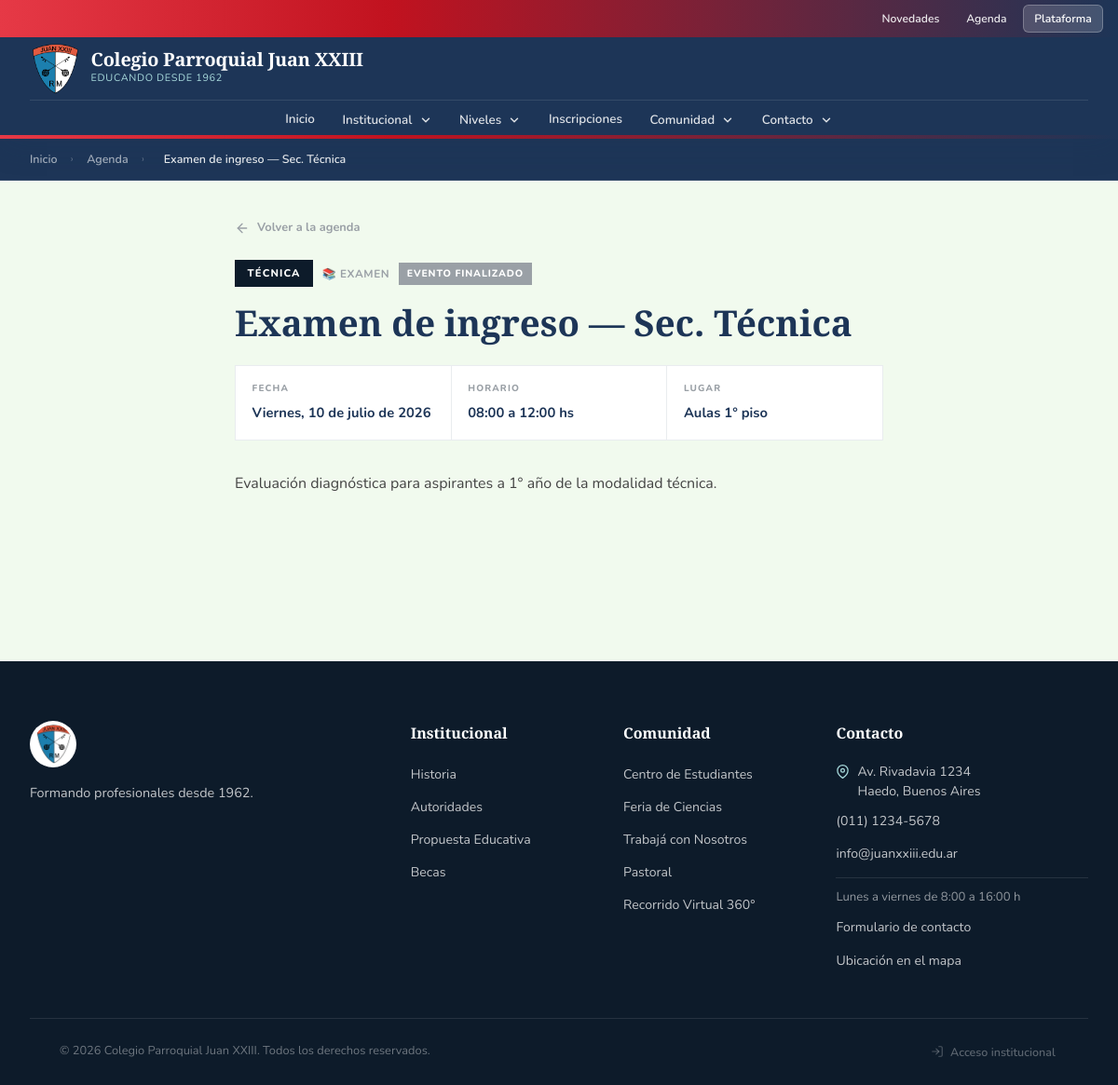
The app's page /evento?id=4 with its own data.
### tables this page shows
CREATE TABLE `agenda` (
  `id_evento` int(11) NOT NULL,
  `titulo` varchar(180) NOT NULL,
  `descripcion` text DEFAULT NULL,
  `etiqueta` enum('Inicial','Primario','Técnica','Orientada','Global') NOT NULL DEFAULT 'Global',
  `tipo` enum('Acto','Formulario','Reunión','Examen','Feriado','Inscripción','Otro') NOT NULL DEFAULT 'Otro',
  `fecha_evento` date NOT NULL,
  `hora_inicio` time DEFAULT NULL,
  `hora_fin` time DEFAULT NULL,
  `lugar` varchar(180) DEFAULT NULL,
  `enlace` varchar(255) DEFAULT NULL,
  `id_usuario` int(11) NOT NULL,
  `created_at` datetime NOT NULL DEFAULT current_timestamp()
);

### evento.php (the view, shortened to what this page needs)
<?php
$pdo = db();
$id = filter_input(INPUT_GET, 'id', FILTER_VALIDATE_INT);
$stmt = $pdo->prepare("
    SELECT a.id_evento, a.titulo, a.descripcion, a.etiqueta, a.tipo,
           a.fecha_evento, a.hora_inicio, a.hora_fin, a.lugar, a.enlace,
           CONCAT(u.nombre, ' ', u.apellido) AS autor
    FROM agenda a
    JOIN usuarios u ON u.id_usuario = a.id_usuario
    WHERE a.id_evento = ?
");
$stmt->execute([$id]);
$ev = $stmt->fetch();
function etiqueta_color(string $e): string {
    return match($e) {
        'Inicial'   => '#E63946',
        'Primario'  => '#1D3557',
        'Secundario'=> '#2a9d8f',
        'Técnica'   => '#0d1b2a',
        'Orientada' => '#457B9D',
        'Global'    => '#6d6875',
        default     => '#888',
    };
}
function tipo_icono(string $t): string {
    return match($t) {
        'Acto'        => '🎤',
        'Formulario'  => '📝',
        'Reunión'     => '👥',
        'Examen'      => '📚',
        'Feriado'     => '🏖',
        'Inscripción' => '🗂',
        default       => '📌',
    };
}
function fecha_larga(string $fecha): string {
    $dias  = ['Domingo','Lunes','Martes','Miércoles','Jueves','Viernes','Sábado'];
    $meses = ['', 'enero','febrero','marzo','abril','mayo','junio',
              'julio','agosto','septiembre','octubre','noviembre','diciembre'];
    $t = strtotime($fecha);
    return $dias[(int)date('w',$t)] . ', ' . date('j', $t) . ' de ' . $meses[(int)date('n', $t)] . ' de ' . date('Y', $t);
}
function rango_horario(?string $ini, ?string $fin): string {
    $h = substr($ini, 0, 5);
    if ($fin) $h .= ' a ' . substr($fin, 0, 5);
    return $h . ' hs';
}
$color  = etiqueta_color($ev['etiqueta']);
$es_pasado = $ev['fecha_evento'] < date('Y-m-d');
require __DIR__ . '/partials/header.php';
?>
<div class="breadcrumb">
  <a href="./">Inicio</a>
  <span class="breadcrumb-sep">›</span>
  <a href="agenda">Agenda</a>
  <span class="breadcrumb-sep">›</span>
  <span class="breadcrumb-current"><?= htmlspecialchars($ev['titulo']) ?></span>
</div>
<div class="ev-wrap">
  <a href="agenda" class="btn-volver">
    <svg viewBox="0 0 24 24"><line x1="19" y1="12" x2="5" y2="12"/><polyline points="12 19 5 12 12 5"/></svg>
    Volver a la agenda
  </a>
  <div class="ev-top">
    <span class="ev-badge" style="background:<?= $color ?>"><?= htmlspecialchars($ev['etiqueta']) ?></span>
    <span class="ev-tipo-tag"><?= tipo_icono($ev['tipo']) ?> <?= htmlspecialchars($ev['tipo']) ?></span>
    <?php if ($es_pasado): ?><span class="ev-pasado-tag">Evento finalizado</span><?php endif; ?>
  </div>
  <h1 class="ev-title"><?= htmlspecialchars($ev['titulo']) ?></h1>
  <div class="ev-summary">
    <div class="ev-summary-item">
      <div class="lbl">Fecha</div>
      <div class="val"><?= fecha_larga($ev['fecha_evento']) ?></div>
    </div>
    <div class="ev-summary-item">
      <div class="lbl">Horario</div>
      <div class="val"><?= rango_horario($ev['hora_inicio'], $ev['hora_fin']) ?></div>
    </div>
    <?php if (!empty($ev['lugar'])): ?>
    <div class="ev-summary-item">
      <div class="lbl">Lugar</div>
      <div class="val"><?= htmlspecialchars($ev['lugar']) ?></div>
    </div>
    <?php endif; ?>
  </div>
  <?php if (!empty($ev['descripcion'])): ?>
    <div class="ev-desc"><?= htmlspecialchars($ev['descripcion']) ?></div>
  <?php endif; ?>
</div>
<?php require __DIR__ . '/partials/footer.php';

### assets/css/styles.css (style rules this page uses)
*, *::before, *::after { box-sizing: border-box; margin: 0; padding: 0; }
:root { --red: #E63946; --red-dark: #c1121f; --blue-dark: #1D3557; --blue-mid: #457B9D; --blue-light:#A8DADC; --white: #F1FAEE; --gray-100: #f8f9fa; --gray-200: #e9ecef; --gray-500: #9aa0a6; --text: #1a1a2e; --font-display: 'Playfair Display', Georgia, serif; --font-body: 'Nunito', sans-serif; --radius: 12px; --radius-lg: 24px; --shadow-sm: 0 2px 8px rgba(29,53,87,.10); --shadow-md: 0 8px 32px rgba(29,53,87,.15); --shadow-lg: 0 20px 60px rgba(29,53,87,.20); --transition: .3s cubic-bezier(.4,0,.2,1); }
html { scroll-behavior: smooth; touch-action: manipulation; }
body { font-family: var(--font-body); color: var(--text); background: var(--white); line-height: 1.7; overflow-x: hidden; }
a { text-decoration: none; color: inherit; }
.breadcrumb { max-width: 1200px; margin: 0 auto; padding: 1rem 2rem 0; font-size: .82rem; color: var(--gray-500); }
.breadcrumb a { color: var(--blue-mid); font-weight: 600; }
.breadcrumb span { margin: 0 .4rem; }
.breadcrumb { font-size: .82rem; }

### records on screen
agenda: titulo "Examen de ingreso — Sec. Técnica", etiqueta "TÉCNICA", tipo "📚", tipo "EXAMEN", fecha_evento "Viernes, 10 de julio de 2026", rango_horario($ev['hora_inicio'], $ev['hora_fin']) "08:00 a 12:00 hs", lugar "Aulas 1° piso", descripcion "Evaluación diagnóstica para aspirantes a 1° año de la modalidad técnica."

### other values on screen
cfg_e('nombre_colegio') "Colegio Parroquial Juan XXIII"
cfg_e('lema') "EDUCANDO DESDE 1962"
$seccion['titulo'] "Institucional"
$seccion['titulo'] "Niveles"
$seccion['titulo'] "Inscripciones"
$seccion['titulo'] "Comunidad"
$seccion['titulo'] "Contacto"
cfg_e('pie_descripcion') "Formando profesionales desde 1962."
cfg_e('direccion') "Av. Rivadavia 1234"
cfg_e('localidad') "Haedo, Buenos Aires"
cfg_e('telefono') "(011) 1234-5678"
cfg_e('email') "info@juanxxiii.edu.ar"
cfg_e('horario_atencion') "Lunes a viernes de 8:00 a 16:00 h"
